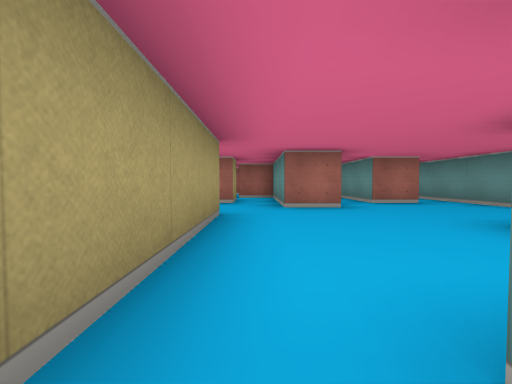
view 1 (above)

16 first-person views from a walk through a cub3D maze. The camera is about half as high as the walls, tilts 2° down and sees 90° across. The floor is counted in squares. Each view is taken from the middle of a square. On the plan, view 1 faces up. The plan holds only what a view shows up to about 9 squares ahead; the rest is blank.

view 2
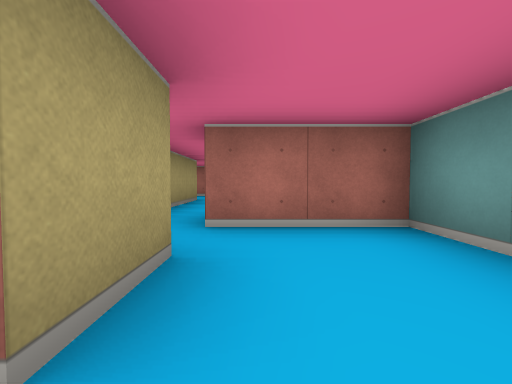

view 3
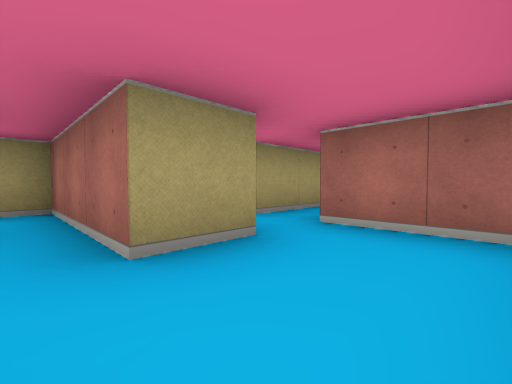

view 4
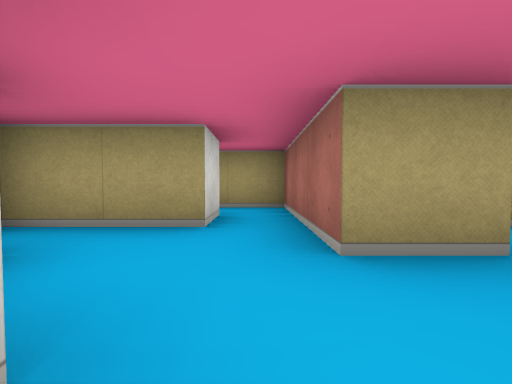

view 5
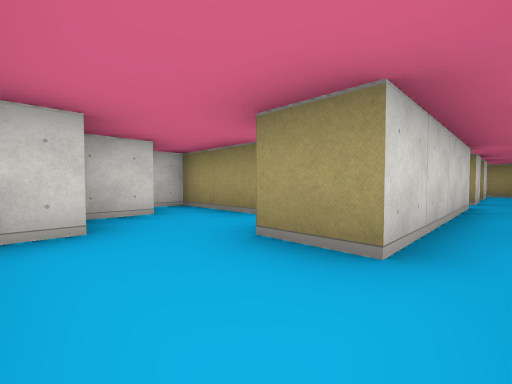

view 6
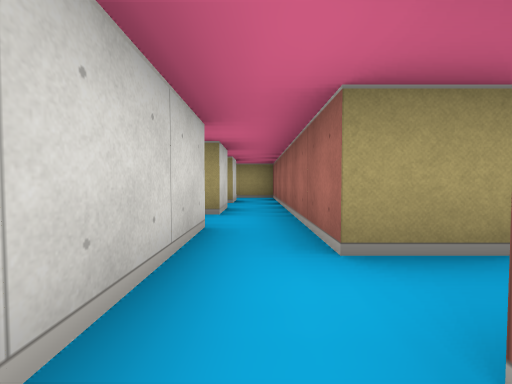

view 7
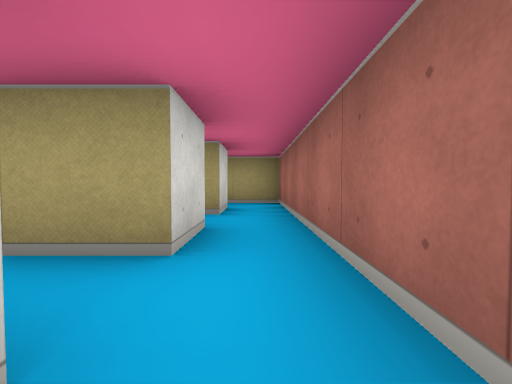

view 8
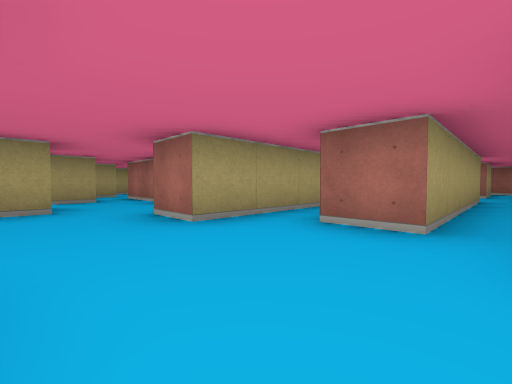

view 9
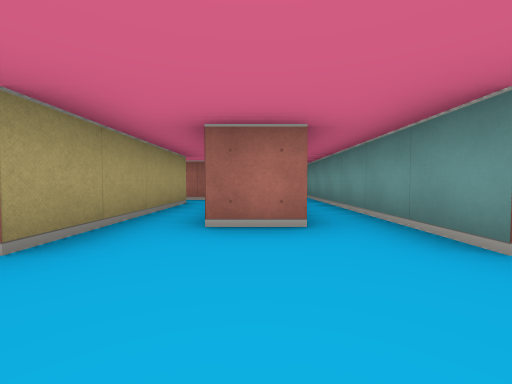

view 10
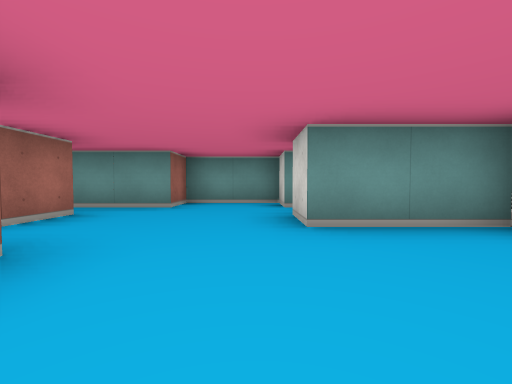

view 11
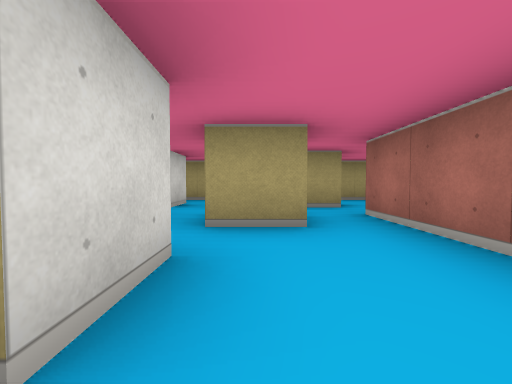

view 12
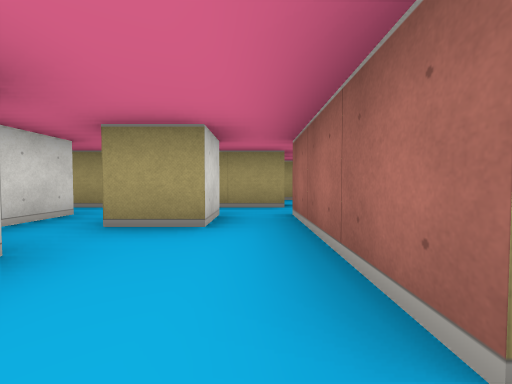

view 13
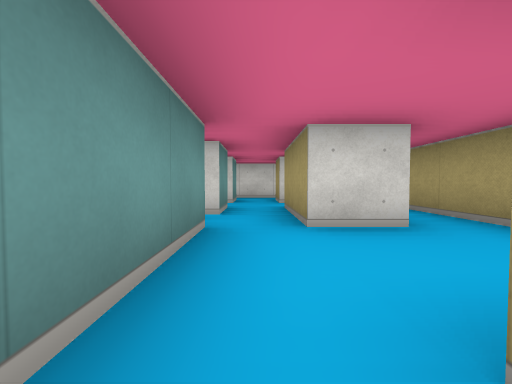

view 14
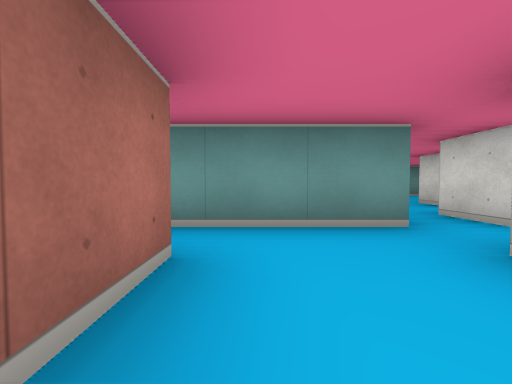

view 15
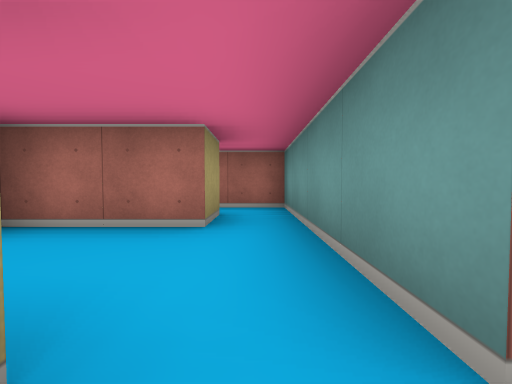

view 16
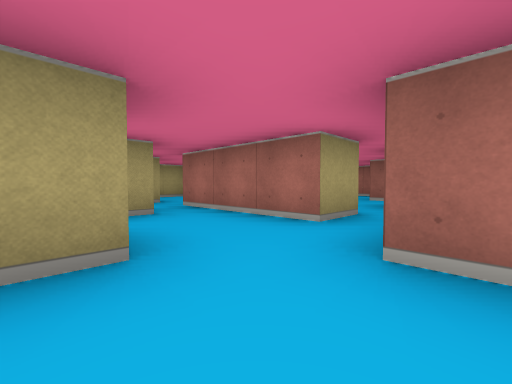

### Floor plan
Ten units are one square. View 1 is at (0, 0); x grows to the right and y downward. Boxes are objects, and circles mark ways between rooms. Rooms are numbered by the first view taken in them; rooms with no view inside come last. Other rooms are left out.
<svg viewBox="-90 -149 150 209">
<path fill="none" stroke="#000" d="M-15 15 5 15M-5 -5 -5 5M25 16 25 5 5 5M14 35 21 35M5 15 5 25 -15 25M4 45 14 45M-15 35 -5 35 -5 55 1 55M-55 15 -45 15 -45 25M-75 15 -65 15M-35 15 -25 15M-25 5 -85 5 -85 16M-5 -66 -5 -55 -35 -55 -35 -85M-15 -35 -5 -35 -5 -5M-35 -35 -35 -45 -25 -45 -25 -35M15 -85 15 -45 5 -45 5 -65M18 -95 11 -95M-35 -15 -35 -25 -25 -25M45 -25 55 -25 55 -45 45 -45 45 -104M25 -4 25 -25 35 -25M-56 -55 -45 -55 -45 -35M-45 -85 -45 -75 -55 -75M-55 -25 -45 -25 -45 -16M-46 -5 -34 -5M-65 -55 -65 -21M35 -105 35 -55 25 -55 25 -75M35 -144 35 -126M-55 -75 -65 -75 -65 -55M-25 -6 -25 5M-25 15 -15 15M-35 -85 -35 -95 -48 -95M-15 25 -25 25 -25 38"/>
<circle cx="15" cy="20" r="3" fill="#2a7"/>
<circle cx="0" cy="0" r="3" fill="#2a7"/>
<circle cx="-10" cy="10" r="3" fill="#2a7"/>
<circle cx="-10" cy="30" r="3" fill="#2a7"/>
<circle cx="-30" cy="10" r="3" fill="#2a7"/>
<circle cx="-50" cy="-65" r="3" fill="#2a7"/>
<circle cx="-60" cy="-45" r="3" fill="#2a7"/>
<circle cx="-40" cy="-80" r="3" fill="#2a7"/>
<text x="0" y="10">1</text>
<text x="10" y="30">2</text>
<text x="-60" y="20">3</text>
<text x="0" y="-50">4</text>
<text x="-60" y="-70">5</text>
<text x="-20" y="0">6</text>
<text x="-50" y="-90">7</text>
<text x="-20" y="30">8</text>
</svg>
Room 1 opens to room 2. Room 1 opens to room 4. Room 1 opens to room 6. Room 2 opens to room 8. Room 3 opens to room 6. Room 4 opens to room 5. Room 4 opens to room 7.

Where each view was taken, in squares from view 1:
view 1: 0 up, 0 right, facing up
view 2: 3 down, 1 right, facing up
view 3: 3 down, 2 right, facing up-left
view 4: 3 down, 2 right, facing left
view 5: 1 down, 2 right, facing down-left
view 6: 1 down, 1 left, facing left
view 7: 1 down, 3 left, facing left
view 8: 3 up, 4 right, facing up-left
view 9: 3 up, 3 right, facing up
view 10: 3 up, 0 right, facing right
view 11: 4 up, 0 right, facing left
view 12: 5 up, 0 right, facing left
view 13: 8 up, 4 left, facing down
view 14: 7 up, 6 left, facing right
view 15: 5 up, 4 left, facing up
view 16: 3 up, 1 right, facing up-left
